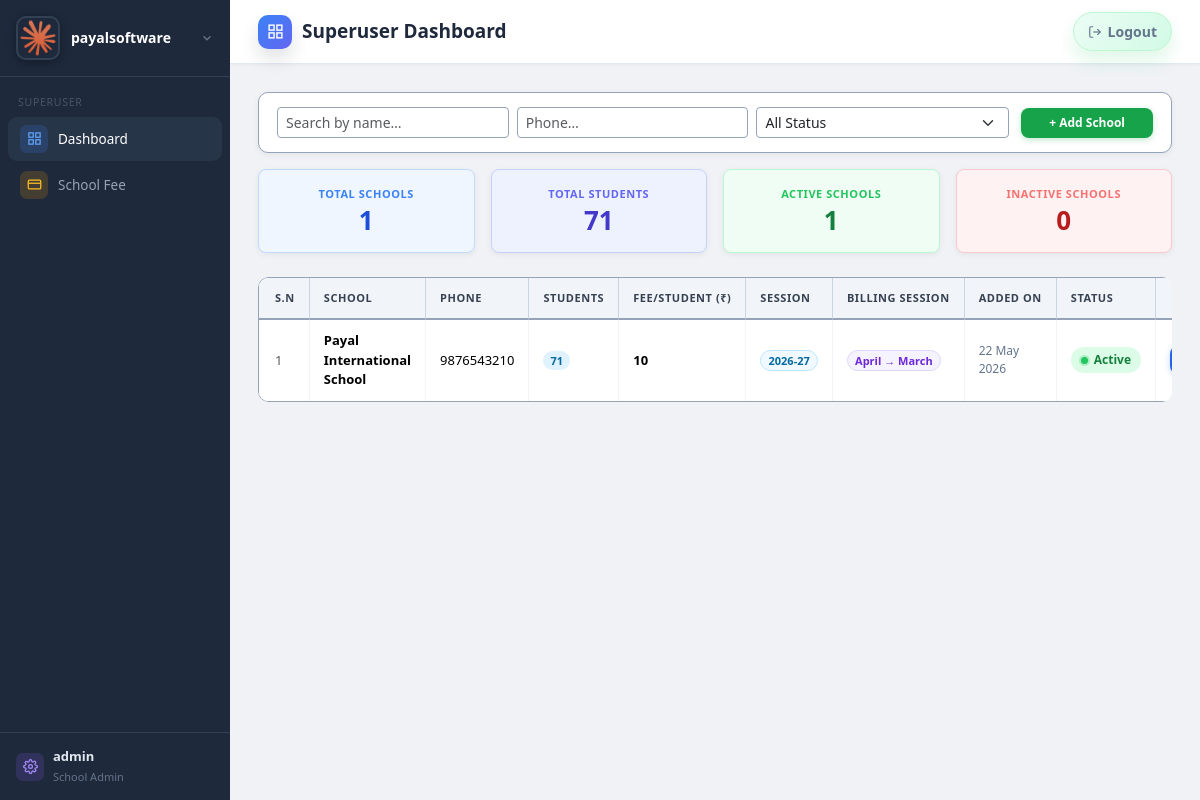
The app's page /super/ (signed in) with its own data.
### schoolapp/models.py (models this page shows, shortened)
class SuperUserSettings(models.Model):
    software_name = models.CharField(max_length=150, default='SchoolERP')
    superuser_name = models.CharField(max_length=150, blank=True)
    superuser_email = models.EmailField(blank=True)
    superuser_phone = models.CharField(max_length=20, blank=True)
    logo = models.ImageField(upload_to='software_logos/', blank=True, null=True)
    organization_address = models.TextField(blank=True)
    notes = models.TextField(blank=True)
    default_session = models.CharField(max_length=20, blank=True, default='',
                                       help_text='Default academic session shown on superuser dashboard and school fee pages.')
    updated_at = models.DateTimeField(auto_now=True)
    @classmethod
    def get_solo(cls):
        obj = cls.objects.order_by('pk').first()
        if obj:
            return obj
        return cls.objects.create()

class User(AbstractUser):
    SUPERUSER = 'superuser'
    SCHOOL_ADMIN = 'school_admin'
    ROLES = [(SUPERUSER, 'Super User'), (SCHOOL_ADMIN, 'School Admin')]
    role = models.CharField(max_length=20, choices=ROLES, default=SCHOOL_ADMIN)
    school = models.ForeignKey(School, on_delete=models.CASCADE, null=True, blank=True)
    def is_super(self):
        return self.role == self.SUPERUSER or self.is_superuser

class School(models.Model):
    name = models.CharField(max_length=200)
    subdomain = models.SlugField(
        max_length=63, unique=True, null=True, blank=True,
        help_text='URL slug for this school, e.g. "greenwood" → greenwood.erpdomain.com',
    )
    phone = models.CharField(max_length=20, blank=True)
    email = models.EmailField(blank=True)
    logo = models.ImageField(upload_to='school_logos/', blank=True, null=True)
    address = models.TextField(blank=True)
    is_active = models.BooleanField(default=True)
    fee_per_student = models.DecimalField(max_digits=8, decimal_places=2, default=0)
    created_at = models.DateTimeField(auto_now_add=True)

class SchoolProfile(models.Model):
    school = models.OneToOneField(School, on_delete=models.CASCADE, related_name='profile')
    current_academic_session = models.CharField(
        max_length=20,
        default=default_current_academic_session,
        validators=[validate_academic_session],
    )
    session_start_month = models.CharField(max_length=15, choices=MONTH_CHOICES, default='april')
    session_end_month = models.CharField(max_length=15, choices=MONTH_CHOICES, default='march')
    billing_start_month = models.CharField(max_length=15, choices=MONTH_CHOICES, default='april')
    billing_end_month = models.CharField(max_length=15, choices=MONTH_CHOICES, default='march')
    updated_at = models.DateTimeField(auto_now=True)

### schoolapp/views/superuser_views.py (the view)
# urls.py: path('super/', views.super_dashboard, name='super_dashboard'),
@super_only
def super_dashboard(request):
    su_settings = SuperUserSettings.get_solo()
    system_session = get_current_academic_session()
    default_session = su_settings.default_session or system_session
    profiles = get_all_school_profiles()
    session_records = get_all_session_records()
    student_counts = get_active_student_counts_by_school_session()
    rows = build_superuser_dashboard_rows(
        School.objects.all(), profiles, session_records, student_counts, system_session,
    )
    unique_sessions = sorted({r['session'] for r in rows if r['session'] != '—'}, reverse=True)
    total_active = sum(r['student_count'] for r in rows if r['session'] == default_session)
    return render(request, 'superuser/dashboard.html', {
        'rows': rows,
        'total_schools': School.objects.count(),
        'total_students': total_active,
        'active_schools': School.objects.filter(is_active=True).count(),
        'inactive_schools': School.objects.filter(is_active=False).count(),
        'session_options': unique_sessions,
        'system_session': system_session,
        'default_session': default_session,
    })

### templates/superuser/dashboard.html (shortened to what this page needs)
{% extends 'base.html' %}
{% block page_title %}Superuser Dashboard{% endblock %}
{% block content %}
<div class="filter-bar">
  <div class="d-flex gap-2 align-items-center w-100">
    <input class="form-control form-control-sm flex-grow-1" id="filter-name" placeholder="Search by name…" oninput="applyFilters()">
    <input class="form-control form-control-sm flex-grow-1" id="filter-phone" placeholder="Phone…" oninput="applyFilters()">
    <select class="form-select form-select-sm flex-grow-1" id="filter-status" onchange="applyFilters()">
      <option value="">All Status</option>
    </select>
    <a href="{% url 'school_add' %}" class="btn btn-sm ms-1" style="background:#16a34a;color:#fff;border:none;border-radius:8px;font-size:12px;font-weight:600;white-space:nowrap;box-shadow:0 2px 6px rgba(22,163,74,.25);padding:6px 28px;">+ Add School</a>
  </div>
</div>
<div class="row g-3 mb-4">
  <div class="col-6 col-md-3">
    <div class="card text-center p-3 kpi-card" onclick="toggleKPI(this)" data-kpi="total-schools" style="background:#eff6ff;border:1.5px solid #bfdbfe;box-shadow:0 2px 6px rgba(0,0,0,.06);">
      <div class="kpi-label" style="color:#3b82f6;">Total Schools</div>
      <div id="kpi-total-schools" class="kpi-value" style="color:#1d4ed8;">{{ total_schools }}</div>
    </div>
  </div>
  <div class="col-6 col-md-3">
    <div class="card text-center p-3 kpi-card" onclick="toggleKPI(this)" data-kpi="total-students" style="background:#eef2ff;border:1.5px solid #c7d2fe;box-shadow:0 2px 6px rgba(0,0,0,.06);">
      <div class="kpi-label" style="color:#6366f1;">Total Students</div>
      <div id="kpi-total-students" class="kpi-value" style="color:#4338ca;">{{ total_students }}</div>
    </div>
  </div>
  <div class="col-6 col-md-3">
    <div class="card text-center p-3 kpi-card" onclick="toggleKPI(this)" data-kpi="active-schools" style="background:#f0fdf4;border:1.5px solid #bbf7d0;box-shadow:0 2px 6px rgba(0,0,0,.06);">
      <div class="kpi-label" style="color:#22c55e;">Active Schools</div>
      <div id="kpi-active-schools" class="kpi-value" style="color:#15803d;">{{ active_schools }}</div>
    </div>
  </div>
  <div class="col-6 col-md-3">
    <div class="card text-center p-3 kpi-card" onclick="toggleKPI(this)" data-kpi="inactive-schools" style="background:#fef2f2;border:1.5px solid #fecaca;box-shadow:0 2px 6px rgba(0,0,0,.06);">
      <div class="kpi-label" style="color:#f87171;">Inactive Schools</div>
      <div id="kpi-inactive-schools" class="kpi-value" style="color:#b91c1c;">{{ inactive_schools }}</div>
    </div>
  </div>
</div>
<div class="table-responsive" style="max-height:520px;overflow-y:auto;border-radius:10px;">
  <table class="table mb-0 sup-table">
    <thead>
      <tr>
        <th class="ps-3">S.N</th>
        <th>School</th>
        <th>Phone</th>
        <th>Students</th>
        <th>Fee/Student (₹)</th>
        <th>Session</th>
        <th>Billing Session</th>
        <th>Added On</th>
        <th>Status</th>
        <th class="text-center pe-3">Actions</th>
      </tr>
    </thead>
    <tbody id="schools-tbody">
      {% for r in rows %}
      <tr
        data-name="{{ r.school.name|lower }}"
        data-phone="{{ r.school.phone|default:''|lower }}"
        data-email="{{ r.school.email|default:''|lower }}"
        data-status="{% if r.school.is_active %}active{% else %}inactive{% endif %}"
        data-session="{{ r.session }}"
      >
        <td class="ps-3 text-muted row-sn"></td>
        <td><strong>{{ r.school.name }}</strong></td>
        <td>{{ r.school.phone|default:"-" }}</td>
        <td>
          <span class="badge rounded-pill" style="background:#e0f2fe;color:#0369a1;font-size:11px;font-weight:600;">{{ r.student_count }}</span>
        </td>
        <td class="fw-semibold">{{ r.school.fee_per_student|floatformat:0 }}</td>
        <td>
          <span class="badge rounded-pill" style="background:#f0f9ff;color:#0369a1;font-size:11px;font-weight:600;border:1px solid #bae6fd;">
            {{ r.session }}
          </span>
        </td>
        <td style="font-size:12px;color:#475569;font-weight:500;">
          <span class="badge rounded-pill" style="background:#f5f3ff;color:#6d28d9;font-size:11px;font-weight:600;border:1px solid #ddd6fe;">
            {{ r.billing_start_month|capfirst }} &rarr; {{ r.billing_end_month|capfirst }}
          </span>
        </td>
        <td style="color:#64748b;font-size:12px;">{{ r.school.created_at|date:"d M Y" }}</td>
        <td>
          {% if r.school.is_active %}
            <span class="status-pill status-active"><span class="status-dot"></span>Active</span>
          {% else %}
            <span class="status-pill status-inactive"><span class="status-dot"></span>Inactive</span>
          {% endif %}
        </td>
        <td class="text-center pe-3">
        </td>
      </tr>
      {% empty %}
      <tr id="empty-row">
        <td colspan="11" class="text-center py-5 text-muted">No schools yet. Click "+ Add New School" to get started.</td>
      </tr>
      {% endfor %}
    </tbody>
  </table>
</div>
{% endblock %}

### templates/base.html (shortened to what this page needs)
{% load static %}
<!DOCTYPE html>
<html lang="en">
<head>
<link rel="stylesheet" href="{% static 'css/style.css' %}">
<link rel="stylesheet" href="https://cdn.jsdelivr.net/npm/bootstrap@5.3.3/dist/css/bootstrap.min.css">
</head>
<body>
<div class="sidebar">
  <div class="brand" id="brand-profile">
    <button type="button" class="brand-trigger" onclick="toggleBrandProfile(event)" aria-expanded="false" aria-controls="brand-profile-menu">
      <div class="brand-inner">
        {% if app_settings and app_settings.logo %}
          <img src="{{ app_settings.logo.url }}" alt="{{ app_settings.software_name|default:'SchoolERP' }}" class="brand-logo">
        {% else %}
          <div class="brand-logo-fallback">
            <svg width="22" height="22" fill="none" stroke="#fff" stroke-width="2" viewBox="0 0 24 24"><path d="M3 9l9-7 9 7v11a2 2 0 0 1-2 2H5a2 2 0 0 1-2-2z"/><polyline points="9 22 9 12 15 12 15 22"/></svg>
          </div>
        {% endif %}
        <div class="brand-text">
          <div class="brand-name">{{ app_settings.software_name|default:'SchoolERP' }}</div>
        </div>
        <svg class="brand-chevron" width="14" height="14" fill="none" stroke="currentColor" stroke-width="2.2" viewBox="0 0 24 24"><polyline points="6 9 12 15 18 9"/></svg>
      </div>
    </button>
  </div>
  <nav>
    {% if user.is_super %}
      <div class="nav-section">Superuser</div>
      <a href="{% url 'super_dashboard' %}" {% if request.resolver_match.url_name == 'super_dashboard' %}class="active"{% endif %}>
        <span class="ni ni-blue"><svg width="15" height="15" fill="none" stroke="currentColor" stroke-width="2" viewBox="0 0 24 24"><rect x="3" y="3" width="7" height="7"/><rect x="14" y="3" width="7" height="7"/><rect x="3" y="14" width="7" height="7"/><rect x="14" y="14" width="7" height="7"/></svg></span>
        Dashboard
      </a>
      <a href="{% url 'super_school_fee_dashboard' %}" {% if request.resolver_match.url_name == 'super_school_fee_dashboard' or request.resolver_match.url_name == 'super_collect_fee' %}class="active"{% endif %}>
        <span class="ni ni-amber"><svg width="15" height="15" fill="none" stroke="currentColor" stroke-width="2" viewBox="0 0 24 24"><rect x="2" y="5" width="20" height="14" rx="2"/><line x1="2" y1="10" x2="22" y2="10"/></svg></span>
        School Fee
      </a>
    {% endif %}
  </nav>
  {% if not user.is_super %}
  <a href="{% url 'config_view' %}" class="user-info {% if request.resolver_match.url_name == 'config_view' %}active{% endif %}">
    <span class="ni ni-purple"><svg width="15" height="15" fill="none" stroke="currentColor" stroke-width="2" viewBox="0 0 24 24"><circle cx="12" cy="12" r="3"/><path d="M19.4 15a1.65 1.65 0 0 0 .33 1.82l.06.06a2 2 0 0 1-2.83 2.83l-.06-.06a1.65 1.65 0 0 0-1.82-.33 1.65 1.65 0 0 0-1 1.51V21a2 2 0 0 1-4 0v-.09A1.65 1.65 0 0 0 9 19.4a1.65 1.65 0 0 0-1.82.33l-.06.06a2 2 0 0 1-2.83-2.83l.06-.06A1.65 1.65 0 0 0 4.68 15a1.65 1.65 0 0 0-1.51-1H3a2 2 0 0 1 0-4h.09A1.65 1.65 0 0 0 4.6 9a1.65 1.65 0 0 0-.33-1.82l-.06-.06a2 2 0 0 1 2.83-2.83l.06.06A1.65 1.65 0 0 0 9 4.68a1.65 1.65 0 0 0 1-1.51V3a2 2 0 0 1 4 0v.09a1.65 1.65 0 0 0 1 1.51 1.65 1.65 0 0 0 1.82-.33l.06-.06a2 2 0 0 1 2.83 2.83l-.06.06A1.65 1.65 0 0 0 19.4 9a1.65 1.65 0 0 0 1.51 1H21a2 2 0 0 1 0 4h-.09a1.65 1.65 0 0 0-1.51 1z"/></svg></span>
    Settings
  </a>
  {% else %}
  <a href="{% url 'super_settings' %}" class="user-info {% if request.resolver_match.url_name == 'super_settings' %}active{% endif %}">
    <span class="ni ni-purple"></span>
    <div class="user-details">
      <strong>{{ user.username }}</strong>
      <small>{{ user.get_role_display }}</small>
    </div>
  </a>
  {% endif %}
</div>
<div class="main">
  <div class="topbar">
    <h1 class="page-title">
      {% with url_name=request.resolver_match.url_name|default:'' %}
        {% if url_name == 'student_list' or url_name == 'student_create' or url_name == 'student_edit' or url_name == 'student_delete' or url_name == 'student_promote' or url_name == 'student_fail' or url_name == 'student_transfer' or url_name == 'admission_bulk_upload' %}
          <span class="page-title-icon admission" aria-hidden="true">
            <svg fill="none" stroke="currentColor" stroke-width="2" viewBox="0 0 24 24"><path d="M16 21v-2a4 4 0 0 0-4-4H6a4 4 0 0 0-4 4v2"/><circle cx="9" cy="7" r="4"/><path d="M19 8v6"/><path d="M22 11h-6"/></svg>
          </span>
        {% elif 'payment' in url_name or url_name == 'super_school_fee_dashboard' or url_name == 'super_collect_fee' %}
          <span class="page-title-icon fee" aria-hidden="true">
            <svg fill="none" stroke="currentColor" stroke-width="2" viewBox="0 0 24 24"><rect x="3" y="4" width="18" height="16" rx="2"/><path d="M7 8h10"/><path d="M7 12h4"/><path d="M15 12h2"/><path d="M7 16h3"/></svg>
          </span>
        {% elif url_name == 'whatsapp_dashboard' %}
          <span class="page-title-icon whatsapp" aria-hidden="true">
            <svg fill="none" stroke="currentColor" stroke-width="2" viewBox="0 0 24 24"><path d="M18 8A6 6 0 0 0 6 8c0 7-3 9-3 9h18s-3-2-3-9"/><path d="M13.73 21a2 2 0 0 1-3.46 0"/></svg>
          </span>
        {% elif url_name == 'announcement_dashboard' %}
          <span class="page-title-icon announcement" aria-hidden="true">
            <svg fill="none" stroke="currentColor" stroke-width="2" viewBox="0 0 24 24"><path d="M3 11v2a1 1 0 0 0 1 1h2l3 3V8L6 11H4a1 1 0 0 0-1 1z"/><path d="M15 9a4 4 0 0 1 0 6"/><path d="M18 6a8 8 0 0 1 0 12"/></svg>
          </span>
        {% elif 'report' in url_name %}
          <span class="page-title-icon reports" aria-hidden="true">
            <svg fill="none" stroke="currentColor" stroke-width="2" viewBox="0 0 24 24"><path d="M14 2H6a2 2 0 0 0-2 2v16a2 2 0 0 0 2 2h12a2 2 0 0 0 2-2V8z"/><path d="M14 2v6h6"/><path d="M8 13h8"/><path d="M8 17h5"/></svg>
          </span>
        {% else %}
          <span class="page-title-icon dashboard" aria-hidden="true">
            <svg fill="none" stroke="currentColor" stroke-width="2" viewBox="0 0 24 24"><rect x="3" y="3" width="7" height="7"/><rect x="14" y="3" width="7" height="7"/><rect x="3" y="14" width="7" height="7"/><rect x="14" y="14" width="7" height="7"/></svg>
          </span>
        {% endif %}
      {% endwith %}
      <span>{% block page_title %}Dashboard{% endblock %}</span>
    </h1>
    <div class="topbar-right">
      <a class="topbar-logout" href="{% url 'logout' %}">
        <svg width="14" height="14" fill="none" stroke="currentColor" stroke-width="2" viewBox="0 0 24 24"><path d="M9 21H5a2 2 0 0 1-2-2V5a2 2 0 0 1 2-2h4"/><polyline points="16 17 21 12 16 7"/><line x1="21" y1="12" x2="9" y2="12"/></svg>
        Logout
      </a>
    </div>
  </div>
  <div class="content">
    {% block content %}{% endblock %}
  </div>
</div>
</body>
</html>

### records on screen
SuperUserSettings: logo (picture), software_name "payalsoftware"
User: username "admin", role "School Admin"
School: school.name "Payal International School", school.phone "9876543210", student_count "71", school.fee_per_student "10", session "2026-27", billing_start_month "April", billing_end_month "March", school.created_at "22 May 2026", is_active True (drawn)

### other values on screen
{{ total_schools }} "1"
{{ total_students }} "71"
{{ active_schools }} "1"
{{ inactive_schools }} "0"
